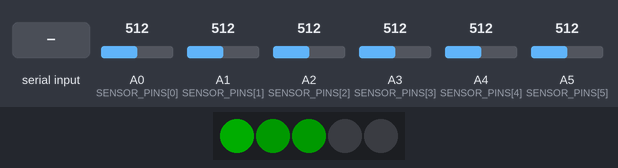
Bench run of a sketch on a simulated Arduino Uno, built for the host (arithmetic inside an expression is 32-bit, double 64-bit). Parts: 5 RGB LEDs in strip order, left to right. Inputs (shaded band) come from the test bench; at power-on: A0 (SENSOR_PINS[0]) = 512, A1 (SENSOR_PINS[1]) = 512, A2 (SENSOR_PINS[2]) = 512, A3 (SENSOR_PINS[3]) = 512, A4 (SENSOR_PINS[4]) = 512, A5 (SENSOR_PINS[5]) = 512 (analog values on the 0–1023 scale). Dim RGB values are drawn brighter than linear; what the sketch prints to the serial monitor is not drawn.

Above: at 5.3 s.
At 10.7 s:
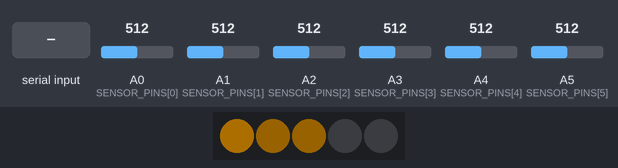
10.8 s: A0 (SENSOR_PINS[0]) set to 992
At 11.01 s:
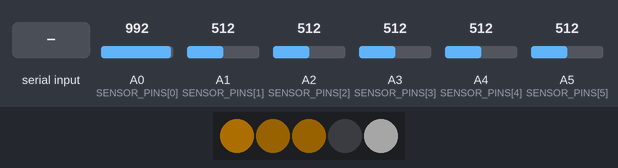
12.8 s: "test\n" received over Serial
At 13.6 s:
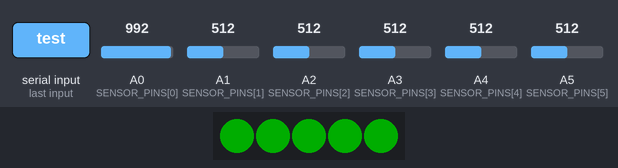
18.8 s: "brightness\n" received over Serial
At 22.5 s:
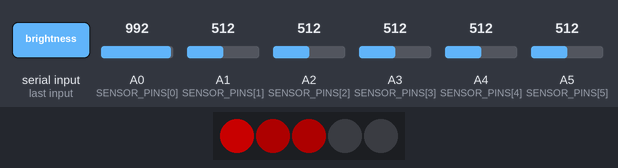
Timing chart, 0 to 27.3 s (numbered marks = the images above; inputs shaded):
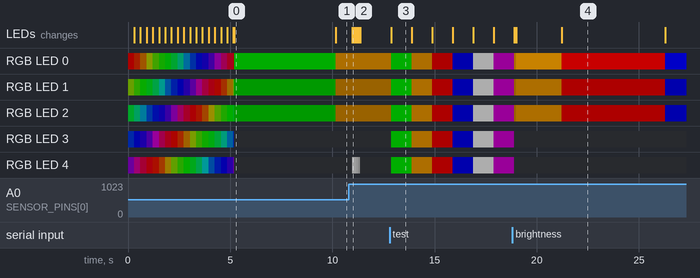

The sketch:

ei_led_feedback.ino
```cpp
/*
 * Smart Socks - Edge Impulse with LED Feedback
 * ELEC-E7840 Smart Wearables (Aalto University)
 *
 * This sketch shows activity recognition results using RGB LEDs.
 *
 * Hardware:
 * - XIAO ESP32S3
 * - WS2812B RGB LED strip (5 LEDs recommended)
 * - Connected to GPIO 1 (D1 pin)
 *
 * LED Feedback Mapping:
 * - LED 1: Activity type (color-coded)
 * - LED 2-4: Confidence level (brightness/bar)
 * - LED 5: Step count indicator (pulses)
 *
 * Color Scheme:
 * - Green:    Walking
 * - Orange:   Stairs Up
 * - Red:      Stairs Down
 * - Blue:     Sitting
 * - White:    Standing
 * - Purple:   Unknown
 *
 * Dependencies:
 * - Adafruit NeoPixel library
 */

#include <Adafruit_NeoPixel.h>

// ============== LED CONFIGURATION ==============

#define LED_PIN     1       // D1 on XIAO ESP32S3
#define LED_COUNT   5       // Number of LEDs in strip
#define BRIGHTNESS  50      // 0-255 (lower for battery saving)

Adafruit_NeoPixel strip(LED_COUNT, LED_PIN, NEO_GRB + NEO_KHZ800);

// Activity colors (R, G, B)
const uint32_t COLOR_WALKING      = strip.Color(0, 255, 0);     // Green
const uint32_t COLOR_STAIRS_UP    = strip.Color(255, 165, 0);   // Orange
const uint32_t COLOR_STAIRS_DOWN  = strip.Color(255, 0, 0);     // Red
const uint32_t COLOR_SITTING      = strip.Color(0, 0, 255);     // Blue
const uint32_t COLOR_STANDING     = strip.Color(255, 255, 255); // White
const uint32_t COLOR_UNKNOWN      = strip.Color(128, 0, 128);   // Purple
const uint32_t COLOR_OFF          = strip.Color(0, 0, 0);       // Off

// Activity names (must match Edge Impulse model labels)
const char* ACTIVITY_NAMES[] = {
  "walking",
  "stairs_up",
  "stairs_down",
  "sitting",
  "standing"
};
const int NUM_ACTIVITIES = 5;

// ============== SENSOR CONFIGURATION ==============

const int NUM_SENSORS = 6;
const int SENSOR_PINS[] = {A0, A1, A2, A3, A4, A5};

// ============== STATE VARIABLES ==============

String currentActivity = "unknown";
float currentConfidence = 0.0;
int stepCount = 0;
unsigned long lastStepTime = 0;

// ============== SETUP ==============

void setup() {
  Serial.begin(115200);
  while (!Serial) delay(10);

  // Initialize LED strip
  strip.begin();
  strip.setBrightness(BRIGHTNESS);
  strip.show();  // All off

  // Initialize sensors
  analogReadResolution(12);
  for (int i = 0; i < NUM_SENSORS; i++) {
    pinMode(SENSOR_PINS[i], INPUT);
  }

  // Startup animation
  startupAnimation();

  Serial.println("Smart Socks - LED Feedback System");
  Serial.println("==================================");
  Serial.println();
  Serial.println("LED Mapping:");
  Serial.println("  LED 1: Activity (color)");
  Serial.println("  LED 2-4: Confidence (bar)");
  Serial.println("  LED 5: Step count (pulse)");
  Serial.println();
  Serial.println("Activities:");
  Serial.println("  🟢 Green  = Walking");
  Serial.println("  🟠 Orange = Stairs Up");
  Serial.println("  🔴 Red    = Stairs Down");
  Serial.println("  🔵 Blue   = Sitting");
  Serial.println("  ⚪ White  = Standing");
  Serial.println("  🟣 Purple = Unknown");
  Serial.println();
}

// ============== MAIN LOOP ==============

void loop() {
  // Handle serial commands
  handleSerialCommands();

  // Simulate activity detection (replace with actual Edge Impulse inference)
  simulateActivityDetection();

  // Update LED display
  updateLEDs();

  // Simulate step detection
  detectSteps();

  delay(100);  // 10Hz update rate for LEDs
}

// ============== ACTIVITY DETECTION (SIMULATION) ==============

void simulateActivityDetection() {
  // Read sensors (for demo purposes, use simple threshold)
  int l_heel = analogRead(A0);
  int l_ball = analogRead(A1);
  int l_knee = analogRead(A2);
  int r_heel = analogRead(A3);
  int r_ball = analogRead(A4);
  int r_knee = analogRead(A5);

  // Simple rule-based detection for demo
  // Replace this with actual Edge Impulse inference
  static int counter = 0;
  counter++;

  if (counter < 50) {
    currentActivity = "walking";
    currentConfidence = 0.92;
  } else if (counter < 100) {
    currentActivity = "stairs_up";
    currentConfidence = 0.85;
  } else if (counter < 150) {
    currentActivity = "stairs_down";
    currentConfidence = 0.78;
  } else if (counter < 200) {
    currentActivity = "sitting";
    currentConfidence = 0.96;
  } else {
    counter = 0;
  }
}

// ============== LED DISPLAY FUNCTIONS ==============

void updateLEDs() {
  // LED 1: Activity color
  uint32_t activityColor = getActivityColor(currentActivity);
  strip.setPixelColor(0, activityColor);

  // LED 2-4: Confidence bar (0-3 LEDs lit based on confidence)
  int confidenceLEDs = (int)(currentConfidence * 3);  // 0-3
  for (int i = 0; i < 3; i++) {
    if (i < confidenceLEDs) {
      strip.setPixelColor(i + 1, dimColor(activityColor, 128));
    } else {
      strip.setPixelColor(i + 1, COLOR_OFF);
    }
  }

  // LED 5: Step count pulse
  if (stepCount > 0 && (millis() - lastStepTime) < 500) {
    // Pulse white for step
    int brightness = 255 - ((millis() - lastStepTime) / 2);
    strip.setPixelColor(4, strip.Color(brightness, brightness, brightness));
  } else {
    strip.setPixelColor(4, COLOR_OFF);
  }

  strip.show();
}

uint32_t getActivityColor(const String& activity) {
  if (activity == "walking") return COLOR_WALKING;
  if (activity == "stairs_up") return COLOR_STAIRS_UP;
  if (activity == "stairs_down") return COLOR_STAIRS_DOWN;
  if (activity == "sitting") return COLOR_SITTING;
  if (activity == "standing") return COLOR_STANDING;
  return COLOR_UNKNOWN;
}

uint32_t dimColor(uint32_t color, uint8_t brightness) {
  uint8_t r = (uint8_t)(color >> 16);
  uint8_t g = (uint8_t)(color >> 8);
  uint8_t b = (uint8_t)color;

  r = (r * brightness) / 255;
  g = (g * brightness) / 255;
  b = (b * brightness) / 255;

  return strip.Color(r, g, b);
}

// ============== STEP DETECTION ==============

void detectSteps() {
  // Simple step detection based on heel pressure threshold
  static int lastHeelValue = 0;
  int heelValue = analogRead(A0);  // Left heel

  // Detect peak (simplified)
  if (heelValue > 3000 && lastHeelValue < 3000) {
    stepCount++;
    lastStepTime = millis();

    // Serial feedback
    Serial.print("Step detected! Total: ");
    Serial.println(stepCount);
  }

  lastHeelValue = heelValue;
}

// ============== UTILITY FUNCTIONS ==============

void startupAnimation() {
  // Rainbow fade on startup
  for (int j = 0; j < 256; j++) {
    for (int i = 0; i < LED_COUNT; i++) {
      strip.setPixelColor(i, wheel((i * 256 / LED_COUNT + j) & 255));
    }
    strip.show();
    delay(20);
  }

  // Clear
  strip.clear();
  strip.show();
}

uint32_t wheel(byte wheelPos) {
  wheelPos = 255 - wheelPos;
  if (wheelPos < 85) {
    return strip.Color(255 - wheelPos * 3, 0, wheelPos * 3);
  }
  if (wheelPos < 170) {
    wheelPos -= 85;
    return strip.Color(0, wheelPos * 3, 255 - wheelPos * 3);
  }
  wheelPos -= 170;
  return strip.Color(wheelPos * 3, 255 - wheelPos * 3, 0);
}

// ============== SERIAL COMMANDS ==============

void handleSerialCommands() {
  if (Serial.available()) {
    String cmd = Serial.readStringUntil('\n');
    cmd.trim();

    if (cmd == "test") {
      // Test all colors
      testColors();
    } else if (cmd == "brightness") {
      // Cycle brightness
      static int b = 50;
      b = (b + 50) % 256;
      strip.setBrightness(b);
      Serial.print("Brightness: ");
      Serial.println(b);
    } else if (cmd == "reset") {
      stepCount = 0;
      Serial.println("Step count reset");
    }
  }
}

void testColors() {
  uint32_t colors[] = {
    COLOR_WALKING, COLOR_STAIRS_UP, COLOR_STAIRS_DOWN,
    COLOR_SITTING, COLOR_STANDING, COLOR_UNKNOWN
  };
  const char* names[] = {
    "Walking", "Stairs Up", "Stairs Down",
    "Sitting", "Standing", "Unknown"
  };

  for (int i = 0; i < 6; i++) {
    strip.fill(colors[i]);
    strip.show();
    Serial.print("Testing: ");
    Serial.println(names[i]);
    delay(1000);
  }

  strip.clear();
  strip.show();
}

/*
 * Integration with Edge Impulse:
 *
 * To use this with actual Edge Impulse inference:
 *
 * 1. Include the Edge Impulse library:
 *    #include <Smart_Socks_inferencing.h>
 *
 * 2. Replace simulateActivityDetection() with:
 *    void runInference() {
 *      // Read sensors into buffer
 *      float buffer[EI_CLASSIFIER_DSP_INPUT_FRAME_SIZE];
 *      // ... fill buffer ...
 *
 *      // Run inference
 *      signal_t signal;
 *      numpy::signal_from_buffer(buffer, EI_CLASSIFIER_DSP_INPUT_FRAME_SIZE, &signal);
 *      ei_impulse_result_t result = {0};
 *      EI_IMPULSE_ERROR err = run_classifier(&signal, &result, false);
 *
 *      if (err == EI_IMPULSE_OK) {
 *        // Get top prediction
 *        currentActivity = result.classification[0].label;
 *        currentConfidence = result.classification[0].value;
 *      }
 *    }
 *
 * 3. Call runInference() in loop() instead of simulateActivityDetection()
 */
```

Measured:
- after the input at 10.8 s, RGB LED 4: off → RGB(40, 40, 40) after 0.17 s, → RGB(30, 30, 30) 0.10 s later, → RGB(20, 20, 20) 0.10 s later, → RGB(10, 10, 10) 0.10 s later, … (5 changes in this stretch); the LEDs: change after 0.17 s (image 2)
- after the input at 12.8 s, the LEDs: change after 0.09 s (image 3)
- what the display in image 0 shows lasts 5.0 s, from 5.2 s to 10.2 s
- what the display in image 3 shows lasts 1.0 s, from 12.9 s to 13.9 s
